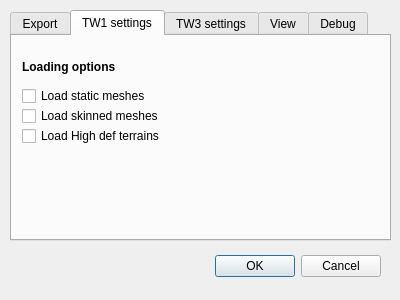
<?xml version="1.0" encoding="UTF-8"?>
<ui version="4.0">
 <class>GUI_Options</class>
 <widget class="QDialog" name="GUI_Options">
  <property name="geometry">
   <rect>
    <x>0</x>
    <y>0</y>
    <width>400</width>
    <height>300</height>
   </rect>
  </property>
  <property name="windowTitle">
   <string>Options</string>
  </property>
  <property name="modal">
   <bool>true</bool>
  </property>
  <widget class="QDialogButtonBox" name="buttonBox">
   <property name="geometry">
    <rect>
     <x>40</x>
     <y>250</y>
     <width>341</width>
     <height>32</height>
    </rect>
   </property>
   <property name="orientation">
    <enum>Qt::Horizontal</enum>
   </property>
   <property name="standardButtons">
    <set>QDialogButtonBox::Cancel|QDialogButtonBox::Ok</set>
   </property>
  </widget>
  <widget class="QTabWidget" name="View">
   <property name="geometry">
    <rect>
     <x>10</x>
     <y>10</y>
     <width>381</width>
     <height>231</height>
    </rect>
   </property>
   <property name="currentIndex">
    <number>1</number>
   </property>
   <widget class="QWidget" name="tab_export">
    <attribute name="title">
     <string>Export</string>
    </attribute>
    <widget class="QRadioButton" name="radioButton_export_exportBaseDir">
     <property name="geometry">
      <rect>
       <x>20</x>
       <y>10</y>
       <width>341</width>
       <height>17</height>
      </rect>
     </property>
     <property name="text">
      <string>Export to the 'base directory' folder</string>
     </property>
    </widget>
    <widget class="QRadioButton" name="radioButton_export_exportCustomDir">
     <property name="geometry">
      <rect>
       <x>20</x>
       <y>30</y>
       <width>341</width>
       <height>17</height>
      </rect>
     </property>
     <property name="text">
      <string>Export to an other folder</string>
     </property>
    </widget>
    <widget class="QPushButton" name="button_export_selectExportDir">
     <property name="geometry">
      <rect>
       <x>320</x>
       <y>60</y>
       <width>41</width>
       <height>23</height>
      </rect>
     </property>
     <property name="text">
      <string>...</string>
     </property>
    </widget>
    <widget class="QLineEdit" name="lineEdit_export_exportDir">
     <property name="geometry">
      <rect>
       <x>16</x>
       <y>60</y>
       <width>301</width>
       <height>20</height>
      </rect>
     </property>
    </widget>
    <widget class="QCheckBox" name="checkBox_export_copyTexturesSlot0">
     <property name="enabled">
      <bool>false</bool>
     </property>
     <property name="geometry">
      <rect>
       <x>170</x>
       <y>100</y>
       <width>201</width>
       <height>17</height>
      </rect>
     </property>
     <property name="text">
      <string>Texture0 : Diffuse map</string>
     </property>
     <property name="checked">
      <bool>true</bool>
     </property>
    </widget>
    <widget class="QCheckBox" name="checkBox_export_copyTexturesSlot1">
     <property name="geometry">
      <rect>
       <x>170</x>
       <y>120</y>
       <width>201</width>
       <height>17</height>
      </rect>
     </property>
     <property name="text">
      <string>Texture1 : Normals map</string>
     </property>
    </widget>
    <widget class="QCheckBox" name="checkBox_export_copyTextures">
     <property name="geometry">
      <rect>
       <x>20</x>
       <y>100</y>
       <width>141</width>
       <height>17</height>
      </rect>
     </property>
     <property name="text">
      <string>Copy textures :</string>
     </property>
     <property name="checked">
      <bool>true</bool>
     </property>
    </widget>
    <widget class="QCheckBox" name="checkBox_export_copyTexturesSlot2">
     <property name="geometry">
      <rect>
       <x>170</x>
       <y>140</y>
       <width>201</width>
       <height>17</height>
      </rect>
     </property>
     <property name="text">
      <string>Texture2 : Specular map</string>
     </property>
    </widget>
    <widget class="QComboBox" name="comboBox_export_texturesFormat">
     <property name="enabled">
      <bool>false</bool>
     </property>
     <property name="geometry">
      <rect>
       <x>250</x>
       <y>180</y>
       <width>69</width>
       <height>22</height>
      </rect>
     </property>
     <item>
      <property name="text">
       <string>.jpg</string>
      </property>
     </item>
     <item>
      <property name="text">
       <string>.png</string>
      </property>
     </item>
     <item>
      <property name="text">
       <string>.tga</string>
      </property>
     </item>
     <item>
      <property name="text">
       <string>.pcx</string>
      </property>
     </item>
     <item>
      <property name="text">
       <string>.ppm</string>
      </property>
     </item>
    </widget>
    <widget class="QCheckBox" name="checkBox_export_convertTextures">
     <property name="geometry">
      <rect>
       <x>20</x>
       <y>180</y>
       <width>221</width>
       <height>17</height>
      </rect>
     </property>
     <property name="text">
      <string>Convert textures to another format :</string>
     </property>
    </widget>
   </widget>
   <widget class="QWidget" name="tab_tw1">
    <attribute name="title">
     <string>TW1 settings</string>
    </attribute>
    <widget class="QCheckBox" name="checkBox_TW1_loadPaintedMeshes">
     <property name="geometry">
      <rect>
       <x>10</x>
       <y>90</y>
       <width>351</width>
       <height>20</height>
      </rect>
     </property>
     <property name="text">
      <string>Load High def terrains</string>
     </property>
    </widget>
    <widget class="QCheckBox" name="checkBox_TW1_loadSkinnedMeshes">
     <property name="geometry">
      <rect>
       <x>10</x>
       <y>70</y>
       <width>351</width>
       <height>20</height>
      </rect>
     </property>
     <property name="text">
      <string>Load skinned meshes</string>
     </property>
    </widget>
    <widget class="QCheckBox" name="checkBox_TW1_loadStaticMeshes">
     <property name="geometry">
      <rect>
       <x>10</x>
       <y>50</y>
       <width>351</width>
       <height>20</height>
      </rect>
     </property>
     <property name="text">
      <string>Load static meshes</string>
     </property>
    </widget>
    <widget class="QLabel" name="label">
     <property name="geometry">
      <rect>
       <x>10</x>
       <y>20</y>
       <width>141</width>
       <height>21</height>
      </rect>
     </property>
     <property name="font">
      <font>
       <weight>75</weight>
       <bold>true</bold>
      </font>
     </property>
     <property name="text">
      <string>Loading options</string>
     </property>
    </widget>
   </widget>
   <widget class="QWidget" name="tab_tw3">
    <attribute name="title">
     <string>TW3 settings</string>
    </attribute>
    <widget class="QPushButton" name="pushButton_TW3_selectTexFolder">
     <property name="geometry">
      <rect>
       <x>290</x>
       <y>50</y>
       <width>75</width>
       <height>23</height>
      </rect>
     </property>
     <property name="text">
      <string>...</string>
     </property>
    </widget>
    <widget class="QLineEdit" name="lineEdit_TW3_texFolder">
     <property name="geometry">
      <rect>
       <x>20</x>
       <y>50</y>
       <width>261</width>
       <height>20</height>
      </rect>
     </property>
    </widget>
    <widget class="QLabel" name="label_TW3_texFolder">
     <property name="geometry">
      <rect>
       <x>20</x>
       <y>30</y>
       <width>341</width>
       <height>16</height>
      </rect>
     </property>
     <property name="text">
      <string>Textures folder :</string>
     </property>
    </widget>
    <widget class="QCheckBox" name="checkBox_TW3_loadSkel">
     <property name="geometry">
      <rect>
       <x>20</x>
       <y>130</y>
       <width>341</width>
       <height>17</height>
      </rect>
     </property>
     <property name="text">
      <string>Load skeleton (experimental - disable it if you don't need it)</string>
     </property>
    </widget>
    <widget class="QCheckBox" name="checkBox_TW3_loadBestLOD">
     <property name="geometry">
      <rect>
       <x>20</x>
       <y>100</y>
       <width>341</width>
       <height>17</height>
      </rect>
     </property>
     <property name="text">
      <string>Load only the best LOD</string>
     </property>
    </widget>
   </widget>
   <widget class="QWidget" name="tab_view">
    <attribute name="title">
     <string>View</string>
    </attribute>
    <widget class="QLabel" name="label_view_camera">
     <property name="geometry">
      <rect>
       <x>20</x>
       <y>20</y>
       <width>341</width>
       <height>16</height>
      </rect>
     </property>
     <property name="text">
      <string>Caméra</string>
     </property>
    </widget>
    <widget class="QDoubleSpinBox" name="doubleSpinBox_view_cameraSpeed">
     <property name="geometry">
      <rect>
       <x>180</x>
       <y>50</y>
       <width>62</width>
       <height>22</height>
      </rect>
     </property>
     <property name="minimum">
      <double>-9999.000000000000000</double>
     </property>
     <property name="maximum">
      <double>9999.000000000000000</double>
     </property>
    </widget>
    <widget class="QDoubleSpinBox" name="doubleSpinBox_view_cameraRotSpeed">
     <property name="geometry">
      <rect>
       <x>180</x>
       <y>80</y>
       <width>62</width>
       <height>22</height>
      </rect>
     </property>
     <property name="minimum">
      <double>-9999.000000000000000</double>
     </property>
     <property name="maximum">
      <double>9999.000000000000000</double>
     </property>
    </widget>
    <widget class="QPushButton" name="button_view_backgroundColorSelector">
     <property name="geometry">
      <rect>
       <x>120</x>
       <y>140</y>
       <width>51</width>
       <height>41</height>
      </rect>
     </property>
     <property name="text">
      <string>Change</string>
     </property>
    </widget>
    <widget class="QLabel" name="label_view_backgroundColorSelector">
     <property name="geometry">
      <rect>
       <x>20</x>
       <y>160</y>
       <width>101</width>
       <height>16</height>
      </rect>
     </property>
     <property name="text">
      <string>Background color</string>
     </property>
    </widget>
    <widget class="QLabel" name="label_view_movementSpeed">
     <property name="geometry">
      <rect>
       <x>20</x>
       <y>50</y>
       <width>151</width>
       <height>16</height>
      </rect>
     </property>
     <property name="text">
      <string>Movement Speed</string>
     </property>
    </widget>
    <widget class="QLabel" name="label_view_rotSpeed">
     <property name="geometry">
      <rect>
       <x>20</x>
       <y>80</y>
       <width>151</width>
       <height>16</height>
      </rect>
     </property>
     <property name="text">
      <string>Rotation speed</string>
     </property>
    </widget>
    <widget class="QPushButton" name="pushButton_view_reset">
     <property name="geometry">
      <rect>
       <x>300</x>
       <y>180</y>
       <width>75</width>
       <height>23</height>
      </rect>
     </property>
     <property name="text">
      <string>Reset</string>
     </property>
    </widget>
   </widget>
   <widget class="QWidget" name="tab_debug">
    <attribute name="title">
     <string>Debug</string>
    </attribute>
    <widget class="QCheckBox" name="checkBox_debug_log">
     <property name="geometry">
      <rect>
       <x>20</x>
       <y>100</y>
       <width>251</width>
       <height>17</height>
      </rect>
     </property>
     <property name="text">
      <string>Enable &quot;debug.log&quot;</string>
     </property>
    </widget>
    <widget class="QLabel" name="label_debug_log">
     <property name="geometry">
      <rect>
       <x>20</x>
       <y>10</y>
       <width>331</width>
       <height>81</height>
      </rect>
     </property>
     <property name="text">
      <string>If you have a problem to load a w2ent/w2mesh file, you can enable this option to generate a log file. This file can help me to solve your problem, so in case of problem, you can send me this file (via the forum or by mail at jeanlouis[dot]boudrand[at]hotmail[dot]fr.</string>
     </property>
     <property name="wordWrap">
      <bool>true</bool>
     </property>
    </widget>
   </widget>
  </widget>
 </widget>
 <resources/>
 <connections>
  <connection>
   <sender>buttonBox</sender>
   <signal>rejected()</signal>
   <receiver>GUI_Options</receiver>
   <slot>reject()</slot>
   <hints>
    <hint type="sourcelabel">
     <x>316</x>
     <y>260</y>
    </hint>
    <hint type="destinationlabel">
     <x>286</x>
     <y>274</y>
    </hint>
   </hints>
  </connection>
 </connections>
</ui>
